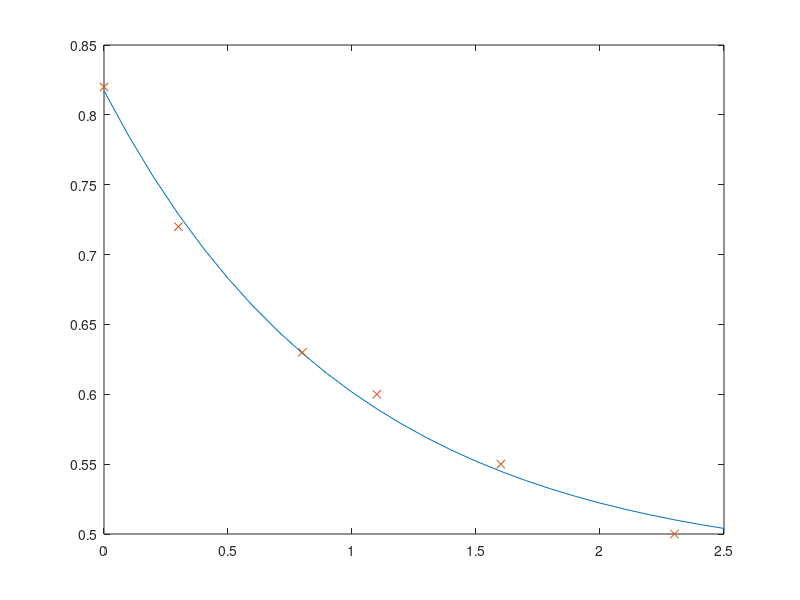

The MATLAB source for this figure:
t = [0 .3 .8 1.1 1.6 2.3]';
y = [.82 .72 .63 .60 .55 .50]';

% y(t) = c1 + c2 * e.^(-t)
% y = E * C
%                     c1
% y =  [ 1 e^(-t) ] [ c2 ]

E = [ones(size(t)) exp(-t)];

C = E \ y;

T = (0: 0.1 : 2.5)';
Y = [ones(size(T)) exp(-T)] * C;

plot(T, Y, '-', t, y, 'x')
